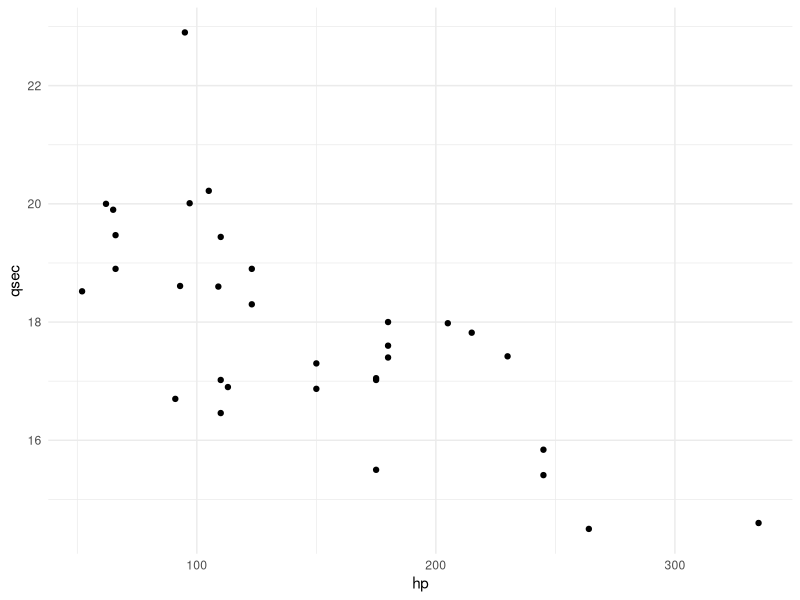

The R source for this figure:
ds <- mtcars
summary(ds)

#write.csv(ds, "dataset.csv")

library(tidyverse)
ggplot(ds) +
  geom_point(aes(x = hp, y = qsec)) +
  theme_minimal()
